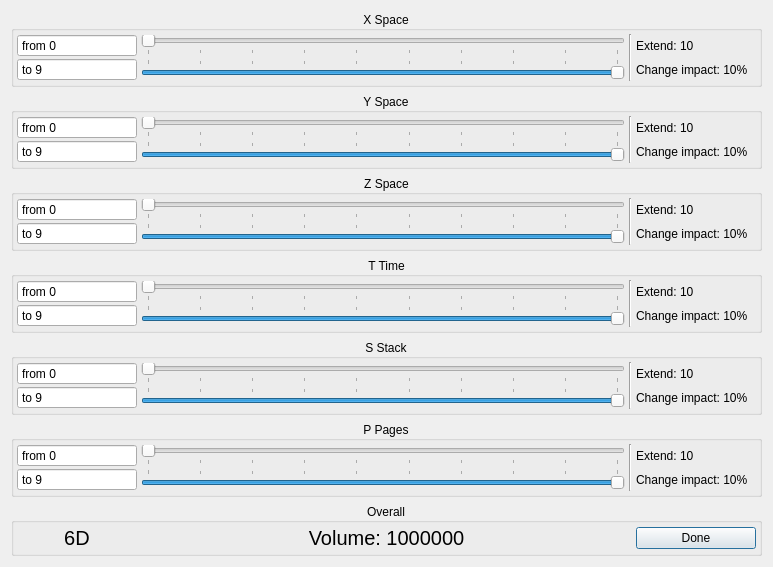
 <widget class="QDialog" name="D_PopUp_RangeSelector">
  <property name="geometry">
   <rect>
    <x>0</x>
    <y>0</y>
    <width>773</width>
    <height>555</height>
   </rect>
  </property>
  <property name="sizePolicy">
   <sizepolicy hsizetype="Preferred" vsizetype="Maximum">
    <horstretch>0</horstretch>
    <verstretch>0</verstretch>
   </sizepolicy>
  </property>
  <property name="windowTitle">
   <string>Dialog</string>
  </property>
  <layout class="QGridLayout" name="gridLayout">
   <item row="7" column="0">
    <widget class="QGroupBox" name="groupBox_Z">
     <property name="sizePolicy">
      <sizepolicy hsizetype="Preferred" vsizetype="Maximum">
       <horstretch>0</horstretch>
       <verstretch>0</verstretch>
      </sizepolicy>
     </property>
     <property name="title">
      <string>Z Space</string>
     </property>
     <property name="alignment">
      <set>Qt::AlignCenter</set>
     </property>
     <layout class="QGridLayout" name="gridLayout_4">
      <property name="leftMargin">
       <number>3</number>
      </property>
      <property name="topMargin">
       <number>3</number>
      </property>
      <property name="rightMargin">
       <number>3</number>
      </property>
      <property name="bottomMargin">
       <number>3</number>
      </property>
      <property name="horizontalSpacing">
       <number>4</number>
      </property>
      <property name="verticalSpacing">
       <number>1</number>
      </property>
      <item row="1" column="1">
       <widget class="QSlider" name="horizontalSlider_Z_to">
        <property name="maximum">
         <number>9</number>
        </property>
        <property name="value">
         <number>9</number>
        </property>
        <property name="orientation">
         <enum>Qt::Horizontal</enum>
        </property>
        <property name="tickPosition">
         <enum>QSlider::TicksAbove</enum>
        </property>
        <property name="tickInterval">
         <number>1</number>
        </property>
       </widget>
      </item>
      <item row="0" column="0">
       <widget class="QSpinBox" name="spinBox_Z_from">
        <property name="minimumSize">
         <size>
          <width>120</width>
          <height>0</height>
         </size>
        </property>
        <property name="maximumSize">
         <size>
          <width>120</width>
          <height>16777215</height>
         </size>
        </property>
        <property name="buttonSymbols">
         <enum>QAbstractSpinBox::NoButtons</enum>
        </property>
        <property name="prefix">
         <string>from </string>
        </property>
        <property name="maximum">
         <number>9</number>
        </property>
       </widget>
      </item>
      <item row="0" column="1">
       <widget class="QSlider" name="horizontalSlider_Z_from">
        <property name="maximum">
         <number>9</number>
        </property>
        <property name="orientation">
         <enum>Qt::Horizontal</enum>
        </property>
        <property name="tickPosition">
         <enum>QSlider::TicksBelow</enum>
        </property>
        <property name="tickInterval">
         <number>1</number>
        </property>
       </widget>
      </item>
      <item row="0" column="2" rowspan="2">
       <widget class="Line" name="line_Z">
        <property name="orientation">
         <enum>Qt::Vertical</enum>
        </property>
       </widget>
      </item>
      <item row="0" column="3">
       <widget class="QLabel" name="label_Z_ext">
        <property name="minimumSize">
         <size>
          <width>120</width>
          <height>0</height>
         </size>
        </property>
        <property name="maximumSize">
         <size>
          <width>120</width>
          <height>16777215</height>
         </size>
        </property>
        <property name="text">
         <string>Extend: 10</string>
        </property>
       </widget>
      </item>
      <item row="1" column="0">
       <widget class="QSpinBox" name="spinBox_Z_to">
        <property name="minimumSize">
         <size>
          <width>120</width>
          <height>0</height>
         </size>
        </property>
        <property name="maximumSize">
         <size>
          <width>120</width>
          <height>16777215</height>
         </size>
        </property>
        <property name="buttonSymbols">
         <enum>QAbstractSpinBox::NoButtons</enum>
        </property>
        <property name="prefix">
         <string>to </string>
        </property>
        <property name="maximum">
         <number>9</number>
        </property>
        <property name="value">
         <number>9</number>
        </property>
       </widget>
      </item>
      <item row="1" column="3">
       <widget class="QLabel" name="label_Z_imp">
        <property name="minimumSize">
         <size>
          <width>120</width>
          <height>0</height>
         </size>
        </property>
        <property name="maximumSize">
         <size>
          <width>120</width>
          <height>16777215</height>
         </size>
        </property>
        <property name="text">
         <string>Change impact: 10%</string>
        </property>
       </widget>
      </item>
     </layout>
    </widget>
   </item>
   <item row="9" column="0">
    <widget class="QGroupBox" name="groupBox_S">
     <property name="sizePolicy">
      <sizepolicy hsizetype="Preferred" vsizetype="Maximum">
       <horstretch>0</horstretch>
       <verstretch>0</verstretch>
      </sizepolicy>
     </property>
     <property name="title">
      <string>S Stack</string>
     </property>
     <property name="alignment">
      <set>Qt::AlignCenter</set>
     </property>
     <layout class="QGridLayout" name="gridLayout_5">
      <property name="leftMargin">
       <number>3</number>
      </property>
      <property name="topMargin">
       <number>3</number>
      </property>
      <property name="rightMargin">
       <number>3</number>
      </property>
      <property name="bottomMargin">
       <number>3</number>
      </property>
      <property name="horizontalSpacing">
       <number>4</number>
      </property>
      <property name="verticalSpacing">
       <number>1</number>
      </property>
      <item row="1" column="1">
       <widget class="QSlider" name="horizontalSlider_S_to">
        <property name="maximum">
         <number>9</number>
        </property>
        <property name="value">
         <number>9</number>
        </property>
        <property name="orientation">
         <enum>Qt::Horizontal</enum>
        </property>
        <property name="tickPosition">
         <enum>QSlider::TicksAbove</enum>
        </property>
        <property name="tickInterval">
         <number>1</number>
        </property>
       </widget>
      </item>
      <item row="0" column="0">
       <widget class="QSpinBox" name="spinBox_S_from">
        <property name="minimumSize">
         <size>
          <width>120</width>
          <height>0</height>
         </size>
        </property>
        <property name="maximumSize">
         <size>
          <width>120</width>
          <height>16777215</height>
         </size>
        </property>
        <property name="buttonSymbols">
         <enum>QAbstractSpinBox::NoButtons</enum>
        </property>
        <property name="prefix">
         <string>from </string>
        </property>
        <property name="maximum">
         <number>9</number>
        </property>
       </widget>
      </item>
      <item row="0" column="1">
       <widget class="QSlider" name="horizontalSlider_S_from">
        <property name="maximum">
         <number>9</number>
        </property>
        <property name="orientation">
         <enum>Qt::Horizontal</enum>
        </property>
        <property name="tickPosition">
         <enum>QSlider::TicksBelow</enum>
        </property>
        <property name="tickInterval">
         <number>1</number>
        </property>
       </widget>
      </item>
      <item row="1" column="0">
       <widget class="QSpinBox" name="spinBox_S_to">
        <property name="minimumSize">
         <size>
          <width>120</width>
          <height>0</height>
         </size>
        </property>
        <property name="maximumSize">
         <size>
          <width>120</width>
          <height>16777215</height>
         </size>
        </property>
        <property name="buttonSymbols">
         <enum>QAbstractSpinBox::NoButtons</enum>
        </property>
        <property name="prefix">
         <string>to </string>
        </property>
        <property name="maximum">
         <number>9</number>
        </property>
        <property name="value">
         <number>9</number>
        </property>
       </widget>
      </item>
      <item row="0" column="2" rowspan="2">
       <widget class="Line" name="line_S">
        <property name="orientation">
         <enum>Qt::Vertical</enum>
        </property>
       </widget>
      </item>
      <item row="0" column="3">
       <widget class="QLabel" name="label_S_ext">
        <property name="minimumSize">
         <size>
          <width>120</width>
          <height>0</height>
         </size>
        </property>
        <property name="maximumSize">
         <size>
          <width>120</width>
          <height>16777215</height>
         </size>
        </property>
        <property name="text">
         <string>Extend: 10</string>
        </property>
       </widget>
      </item>
      <item row="1" column="3">
       <widget class="QLabel" name="label_S_imp">
        <property name="minimumSize">
         <size>
          <width>120</width>
          <height>0</height>
         </size>
        </property>
        <property name="maximumSize">
         <size>
          <width>120</width>
          <height>16777215</height>
         </size>
        </property>
        <property name="text">
         <string>Change impact: 10%</string>
        </property>
       </widget>
      </item>
     </layout>
    </widget>
   </item>
   <item row="6" column="0">
    <widget class="QGroupBox" name="groupBox_Y">
     <property name="sizePolicy">
      <sizepolicy hsizetype="Preferred" vsizetype="Maximum">
       <horstretch>0</horstretch>
       <verstretch>0</verstretch>
      </sizepolicy>
     </property>
     <property name="title">
      <string>Y Space</string>
     </property>
     <property name="alignment">
      <set>Qt::AlignCenter</set>
     </property>
     <layout class="QGridLayout" name="gridLayout_3">
      <property name="leftMargin">
       <number>3</number>
      </property>
      <property name="topMargin">
       <number>3</number>
      </property>
      <property name="rightMargin">
       <number>3</number>
      </property>
      <property name="bottomMargin">
       <number>3</number>
      </property>
      <property name="horizontalSpacing">
       <number>4</number>
      </property>
      <property name="verticalSpacing">
       <number>1</number>
      </property>
      <item row="1" column="1">
       <widget class="QSlider" name="horizontalSlider_Y_to">
        <property name="maximum">
         <number>9</number>
        </property>
        <property name="value">
         <number>9</number>
        </property>
        <property name="orientation">
         <enum>Qt::Horizontal</enum>
        </property>
        <property name="tickPosition">
         <enum>QSlider::TicksAbove</enum>
        </property>
        <property name="tickInterval">
         <number>1</number>
        </property>
       </widget>
      </item>
      <item row="0" column="3">
       <widget class="QLabel" name="label_Y_ext">
        <property name="minimumSize">
         <size>
          <width>120</width>
          <height>0</height>
         </size>
        </property>
        <property name="maximumSize">
         <size>
          <width>120</width>
          <height>16777215</height>
         </size>
        </property>
        <property name="text">
         <string>Extend: 10</string>
        </property>
       </widget>
      </item>
      <item row="0" column="0">
       <widget class="QSpinBox" name="spinBox_Y_from">
        <property name="minimumSize">
         <size>
          <width>120</width>
          <height>0</height>
         </size>
        </property>
        <property name="maximumSize">
         <size>
          <width>120</width>
          <height>16777215</height>
         </size>
        </property>
        <property name="buttonSymbols">
         <enum>QAbstractSpinBox::NoButtons</enum>
        </property>
        <property name="prefix">
         <string>from </string>
        </property>
        <property name="maximum">
         <number>9</number>
        </property>
       </widget>
      </item>
      <item row="1" column="0">
       <widget class="QSpinBox" name="spinBox_Y_to">
        <property name="minimumSize">
         <size>
          <width>120</width>
          <height>0</height>
         </size>
        </property>
        <property name="maximumSize">
         <size>
          <width>120</width>
          <height>16777215</height>
         </size>
        </property>
        <property name="buttonSymbols">
         <enum>QAbstractSpinBox::NoButtons</enum>
        </property>
        <property name="prefix">
         <string>to </string>
        </property>
        <property name="maximum">
         <number>9</number>
        </property>
        <property name="value">
         <number>9</number>
        </property>
       </widget>
      </item>
      <item row="0" column="1">
       <widget class="QSlider" name="horizontalSlider_Y_from">
        <property name="maximum">
         <number>9</number>
        </property>
        <property name="orientation">
         <enum>Qt::Horizontal</enum>
        </property>
        <property name="tickPosition">
         <enum>QSlider::TicksBelow</enum>
        </property>
        <property name="tickInterval">
         <number>1</number>
        </property>
       </widget>
      </item>
      <item row="0" column="2" rowspan="2">
       <widget class="Line" name="line_Y">
        <property name="orientation">
         <enum>Qt::Vertical</enum>
        </property>
       </widget>
      </item>
      <item row="1" column="3">
       <widget class="QLabel" name="label_Y_imp">
        <property name="minimumSize">
         <size>
          <width>120</width>
          <height>0</height>
         </size>
        </property>
        <property name="maximumSize">
         <size>
          <width>120</width>
          <height>16777215</height>
         </size>
        </property>
        <property name="text">
         <string>Change impact: 10%</string>
        </property>
       </widget>
      </item>
     </layout>
    </widget>
   </item>
   <item row="8" column="0">
    <widget class="QGroupBox" name="groupBox_T">
     <property name="sizePolicy">
      <sizepolicy hsizetype="Preferred" vsizetype="Maximum">
       <horstretch>0</horstretch>
       <verstretch>0</verstretch>
      </sizepolicy>
     </property>
     <property name="title">
      <string>T Time</string>
     </property>
     <property name="alignment">
      <set>Qt::AlignCenter</set>
     </property>
     <layout class="QGridLayout" name="gridLayout_6">
      <property name="leftMargin">
       <number>3</number>
      </property>
      <property name="topMargin">
       <number>3</number>
      </property>
      <property name="rightMargin">
       <number>3</number>
      </property>
      <property name="bottomMargin">
       <number>3</number>
      </property>
      <property name="horizontalSpacing">
       <number>4</number>
      </property>
      <property name="verticalSpacing">
       <number>1</number>
      </property>
      <item row="0" column="3">
       <widget class="QLabel" name="label_T_ext">
        <property name="minimumSize">
         <size>
          <width>120</width>
          <height>0</height>
         </size>
        </property>
        <property name="maximumSize">
         <size>
          <width>120</width>
          <height>16777215</height>
         </size>
        </property>
        <property name="text">
         <string>Extend: 10</string>
        </property>
       </widget>
      </item>
      <item row="0" column="1">
       <widget class="QSlider" name="horizontalSlider_T_from">
        <property name="maximum">
         <number>9</number>
        </property>
        <property name="orientation">
         <enum>Qt::Horizontal</enum>
        </property>
        <property name="tickPosition">
         <enum>QSlider::TicksBelow</enum>
        </property>
        <property name="tickInterval">
         <number>1</number>
        </property>
       </widget>
      </item>
      <item row="1" column="1">
       <widget class="QSlider" name="horizontalSlider_T_to">
        <property name="maximum">
         <number>9</number>
        </property>
        <property name="value">
         <number>9</number>
        </property>
        <property name="orientation">
         <enum>Qt::Horizontal</enum>
        </property>
        <property name="tickPosition">
         <enum>QSlider::TicksAbove</enum>
        </property>
        <property name="tickInterval">
         <number>1</number>
        </property>
       </widget>
      </item>
      <item row="0" column="0">
       <widget class="QSpinBox" name="spinBox_T_from">
        <property name="minimumSize">
         <size>
          <width>120</width>
          <height>0</height>
         </size>
        </property>
        <property name="maximumSize">
         <size>
          <width>120</width>
          <height>16777215</height>
         </size>
        </property>
        <property name="buttonSymbols">
         <enum>QAbstractSpinBox::NoButtons</enum>
        </property>
        <property name="prefix">
         <string>from </string>
        </property>
        <property name="maximum">
         <number>9</number>
        </property>
       </widget>
      </item>
      <item row="0" column="2" rowspan="2">
       <widget class="Line" name="line_T">
        <property name="orientation">
         <enum>Qt::Vertical</enum>
        </property>
       </widget>
      </item>
      <item row="1" column="0">
       <widget class="QSpinBox" name="spinBox_T_to">
        <property name="minimumSize">
         <size>
          <width>120</width>
          <height>0</height>
         </size>
        </property>
        <property name="maximumSize">
         <size>
          <width>120</width>
          <height>16777215</height>
         </size>
        </property>
        <property name="buttonSymbols">
         <enum>QAbstractSpinBox::NoButtons</enum>
        </property>
        <property name="prefix">
         <string>to </string>
        </property>
        <property name="maximum">
         <number>9</number>
        </property>
        <property name="value">
         <number>9</number>
        </property>
       </widget>
      </item>
      <item row="1" column="3">
       <widget class="QLabel" name="label_T_imp">
        <property name="minimumSize">
         <size>
          <width>120</width>
          <height>0</height>
         </size>
        </property>
        <property name="maximumSize">
         <size>
          <width>120</width>
          <height>16777215</height>
         </size>
        </property>
        <property name="text">
         <string>Change impact: 10%</string>
        </property>
       </widget>
      </item>
     </layout>
    </widget>
   </item>
   <item row="10" column="0">
    <widget class="QGroupBox" name="groupBox_P">
     <property name="sizePolicy">
      <sizepolicy hsizetype="Preferred" vsizetype="Maximum">
       <horstretch>0</horstretch>
       <verstretch>0</verstretch>
      </sizepolicy>
     </property>
     <property name="title">
      <string>P Pages</string>
     </property>
     <property name="alignment">
      <set>Qt::AlignCenter</set>
     </property>
     <layout class="QGridLayout" name="gridLayout_7">
      <property name="leftMargin">
       <number>3</number>
      </property>
      <property name="topMargin">
       <number>3</number>
      </property>
      <property name="rightMargin">
       <number>3</number>
      </property>
      <property name="bottomMargin">
       <number>3</number>
      </property>
      <property name="horizontalSpacing">
       <number>4</number>
      </property>
      <property name="verticalSpacing">
       <number>1</number>
      </property>
      <item row="0" column="3">
       <widget class="QLabel" name="label_P_ext">
        <property name="minimumSize">
         <size>
          <width>120</width>
          <height>0</height>
         </size>
        </property>
        <property name="maximumSize">
         <size>
          <width>120</width>
          <height>16777215</height>
         </size>
        </property>
        <property name="text">
         <string>Extend: 10</string>
        </property>
       </widget>
      </item>
      <item row="0" column="1">
       <widget class="QSlider" name="horizontalSlider_P_from">
        <property name="maximum">
         <number>9</number>
        </property>
        <property name="orientation">
         <enum>Qt::Horizontal</enum>
        </property>
        <property name="tickPosition">
         <enum>QSlider::TicksBelow</enum>
        </property>
        <property name="tickInterval">
         <number>1</number>
        </property>
       </widget>
      </item>
      <item row="1" column="1">
       <widget class="QSlider" name="horizontalSlider_P_to">
        <property name="maximum">
         <number>9</number>
        </property>
        <property name="value">
         <number>9</number>
        </property>
        <property name="orientation">
         <enum>Qt::Horizontal</enum>
        </property>
        <property name="tickPosition">
         <enum>QSlider::TicksAbove</enum>
        </property>
        <property name="tickInterval">
         <number>1</number>
        </property>
       </widget>
      </item>
      <item row="0" column="0">
       <widget class="QSpinBox" name="spinBox_P_from">
        <property name="minimumSize">
         <size>
          <width>120</width>
          <height>0</height>
         </size>
        </property>
        <property name="maximumSize">
         <size>
          <width>120</width>
          <height>16777215</height>
         </size>
        </property>
        <property name="buttonSymbols">
         <enum>QAbstractSpinBox::NoButtons</enum>
        </property>
        <property name="prefix">
         <string>from </string>
        </property>
        <property name="maximum">
         <number>9</number>
        </property>
       </widget>
      </item>
      <item row="1" column="0">
       <widget class="QSpinBox" name="spinBox_P_to">
        <property name="minimumSize">
         <size>
          <width>120</width>
          <height>0</height>
         </size>
        </property>
        <property name="maximumSize">
         <size>
          <width>120</width>
          <height>16777215</height>
         </size>
        </property>
        <property name="buttonSymbols">
         <enum>QAbstractSpinBox::NoButtons</enum>
        </property>
        <property name="prefix">
         <string>to </string>
        </property>
        <property name="maximum">
         <number>9</number>
        </property>
        <property name="value">
         <number>9</number>
        </property>
       </widget>
      </item>
      <item row="0" column="2" rowspan="2">
       <widget class="Line" name="line_P">
        <property name="orientation">
         <enum>Qt::Vertical</enum>
        </property>
       </widget>
      </item>
      <item row="1" column="3">
       <widget class="QLabel" name="label_P_imp">
        <property name="minimumSize">
         <size>
          <width>120</width>
          <height>0</height>
         </size>
        </property>
        <property name="maximumSize">
         <size>
          <width>120</width>
          <height>16777215</height>
         </size>
        </property>
        <property name="text">
         <string>Change impact: 10%</string>
        </property>
       </widget>
      </item>
     </layout>
    </widget>
   </item>
   <item row="5" column="0">
    <widget class="QGroupBox" name="groupBox_X">
     <property name="sizePolicy">
      <sizepolicy hsizetype="Preferred" vsizetype="Maximum">
       <horstretch>0</horstretch>
       <verstretch>0</verstretch>
      </sizepolicy>
     </property>
     <property name="title">
      <string>X Space</string>
     </property>
     <property name="alignment">
      <set>Qt::AlignCenter</set>
     </property>
     <property name="checkable">
      <bool>false</bool>
     </property>
     <layout class="QGridLayout" name="gridLayout_2">
      <property name="leftMargin">
       <number>3</number>
      </property>
      <property name="topMargin">
       <number>3</number>
      </property>
      <property name="rightMargin">
       <number>3</number>
      </property>
      <property name="bottomMargin">
       <number>3</number>
      </property>
      <property name="horizontalSpacing">
       <number>4</number>
      </property>
      <property name="verticalSpacing">
       <number>1</number>
      </property>
      <item row="1" column="0">
       <widget class="QSpinBox" name="spinBox_X_to">
        <property name="minimumSize">
         <size>
          <width>120</width>
          <height>0</height>
         </size>
        </property>
        <property name="maximumSize">
         <size>
          <width>120</width>
          <height>16777215</height>
         </size>
        </property>
        <property name="buttonSymbols">
         <enum>QAbstractSpinBox::NoButtons</enum>
        </property>
        <property name="prefix">
         <string>to </string>
        </property>
        <property name="maximum">
         <number>9</number>
        </property>
        <property name="value">
         <number>9</number>
        </property>
       </widget>
      </item>
      <item row="1" column="1">
       <widget class="QSlider" name="horizontalSlider_X_to">
        <property name="maximum">
         <number>9</number>
        </property>
        <property name="value">
         <number>9</number>
        </property>
        <property name="orientation">
         <enum>Qt::Horizontal</enum>
        </property>
        <property name="tickPosition">
         <enum>QSlider::TicksAbove</enum>
        </property>
        <property name="tickInterval">
         <number>1</number>
        </property>
       </widget>
      </item>
      <item row="0" column="3">
       <widget class="QLabel" name="label_X_ext">
        <property name="minimumSize">
         <size>
          <width>120</width>
          <height>0</height>
         </size>
        </property>
        <property name="maximumSize">
         <size>
          <width>120</width>
          <height>16777215</height>
         </size>
        </property>
        <property name="text">
         <string>Extend: 10</string>
        </property>
       </widget>
      </item>
      <item row="0" column="0">
       <widget class="QSpinBox" name="spinBox_X_from">
        <property name="minimumSize">
         <size>
          <width>120</width>
          <height>0</height>
         </size>
        </property>
        <property name="maximumSize">
         <size>
          <width>120</width>
          <height>16777215</height>
         </size>
        </property>
        <property name="buttonSymbols">
         <enum>QAbstractSpinBox::NoButtons</enum>
        </property>
        <property name="prefix">
         <string>from </string>
        </property>
        <property name="maximum">
         <number>9</number>
        </property>
       </widget>
      </item>
      <item row="0" column="1">
       <widget class="QSlider" name="horizontalSlider_X_from">
        <property name="maximum">
         <number>9</number>
        </property>
        <property name="orientation">
         <enum>Qt::Horizontal</enum>
        </property>
        <property name="tickPosition">
         <enum>QSlider::TicksBelow</enum>
        </property>
        <property name="tickInterval">
         <number>1</number>
        </property>
       </widget>
      </item>
      <item row="0" column="2" rowspan="2">
       <widget class="Line" name="line_X">
        <property name="orientation">
         <enum>Qt::Vertical</enum>
        </property>
       </widget>
      </item>
      <item row="1" column="3">
       <widget class="QLabel" name="label_X_imp">
        <property name="minimumSize">
         <size>
          <width>120</width>
          <height>0</height>
         </size>
        </property>
        <property name="maximumSize">
         <size>
          <width>120</width>
          <height>16777215</height>
         </size>
        </property>
        <property name="text">
         <string>Change impact: 10%</string>
        </property>
       </widget>
      </item>
     </layout>
    </widget>
   </item>
   <item row="11" column="0">
    <widget class="QGroupBox" name="groupBox_Overall">
     <property name="sizePolicy">
      <sizepolicy hsizetype="Preferred" vsizetype="Maximum">
       <horstretch>0</horstretch>
       <verstretch>0</verstretch>
      </sizepolicy>
     </property>
     <property name="title">
      <string>Overall</string>
     </property>
     <property name="alignment">
      <set>Qt::AlignCenter</set>
     </property>
     <layout class="QGridLayout" name="gridLayout_8">
      <property name="leftMargin">
       <number>3</number>
      </property>
      <property name="topMargin">
       <number>3</number>
      </property>
      <property name="rightMargin">
       <number>3</number>
      </property>
      <property name="bottomMargin">
       <number>3</number>
      </property>
      <property name="spacing">
       <number>3</number>
      </property>
      <item row="0" column="0">
       <widget class="QLabel" name="label_Dims">
        <property name="minimumSize">
         <size>
          <width>120</width>
          <height>0</height>
         </size>
        </property>
        <property name="maximumSize">
         <size>
          <width>120</width>
          <height>16777215</height>
         </size>
        </property>
        <property name="styleSheet">
         <string notr="true">font-size: 20px</string>
        </property>
        <property name="text">
         <string>6D</string>
        </property>
        <property name="alignment">
         <set>Qt::AlignCenter</set>
        </property>
       </widget>
      </item>
      <item row="0" column="1">
       <widget class="QLabel" name="label_Volume">
        <property name="styleSheet">
         <string notr="true">font-size: 20px</string>
        </property>
        <property name="text">
         <string>Volume: 1000000</string>
        </property>
        <property name="alignment">
         <set>Qt::AlignCenter</set>
        </property>
       </widget>
      </item>
      <item row="0" column="2">
       <widget class="QPushButton" name="pushButton_Done">
        <property name="minimumSize">
         <size>
          <width>120</width>
          <height>0</height>
         </size>
        </property>
        <property name="maximumSize">
         <size>
          <width>120</width>
          <height>16777215</height>
         </size>
        </property>
        <property name="text">
         <string>Done</string>
        </property>
       </widget>
      </item>
     </layout>
    </widget>
   </item>
  </layout>
 </widget>
